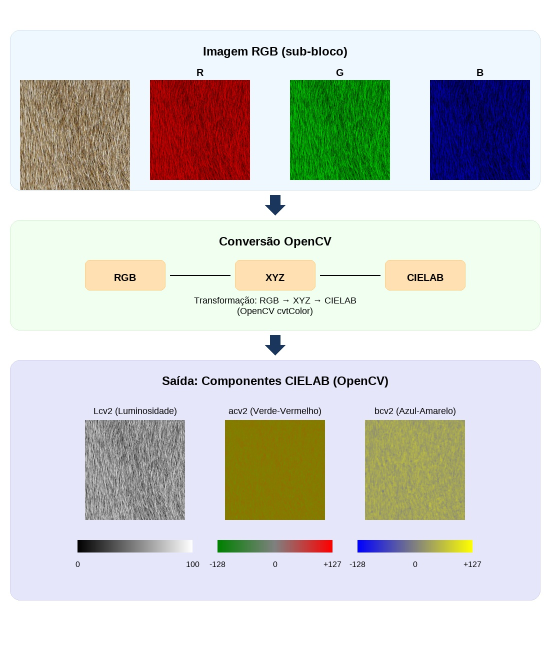
#> input picture imagens paper/diagrama_conversao_pele_escura.jpg, 1100 x 1300 px (shown at 1/2 size)
$ python -i aux4.py   (imports and definitions only)   (older library calls are emulated)
#> lines starting #> are read from the running program, lines starting #| are printed output that depends on the picture
import os
import numpy as np
import cv2
from PIL import Image, ImageDraw, ImageFont

# --- Configurações e Fontes ---
def get_font(size, bold=False):
    """Tenta carregar uma fonte padrão com acentos. Fallback para fonte padrão se não encontrada."""
    font_paths = [
        # Windows
        "arialbd.ttf" if bold else "arial.ttf",
        "segoeuib.ttf" if bold else "segoeui.ttf",
        # Mac/Linux (alternativas comuns)
        "Arial Bold.ttf" if bold else "Arial.ttf",
        "LiberationSans-Bold.ttf" if bold else "LiberationSans-Regular.ttf",
        "DejaVuSans-Bold.ttf" if bold else "DejaVuSans.ttf"
    ]
    for path in font_paths:
        try:
            return ImageFont.truetype(path, size)
        except IOError:
            continue
    print(f"AVISO: Nenhuma fonte padrão encontrada para tamanho {size}. Usando fonte básica.")
    return ImageFont.load_default()

def draw_text_centered(draw, pos, text, font, fill="black"):
    """Desenha um texto centralizado em uma determinada posição."""
    x, y = pos
    try:
        # Pillow moderno (>= 9.2.0)
        bbox = draw.textbbox((0, 0), text, font=font)
        w = bbox[2] - bbox[0]
        h = bbox[3] - bbox[1]
    except AttributeError:
        # Fallback Pillow antigo (< 9.2.0)
        w, h = draw.textsize(text, font=font)

    draw.text((x - w / 2, y - h / 2), text, font=font, fill=fill, align="center")

def create_color_channel_image(channel_data, color_map, size):
    """Cria uma versão colorida isolada de um canal de cor de entrada."""
    channel_resized = Image.fromarray(channel_data).resize((size, size)).convert('L')
    zero = Image.new('L', channel_resized.size)
    if color_map == 'R': # Vermelho isolado
        return Image.merge('RGB', (channel_resized, zero, zero))
    elif color_map == 'G': # Verde isolado
        return Image.merge('RGB', (zero, channel_resized, zero))
    elif color_map == 'B': # Azul isolado
        return Image.merge('RGB', (zero, zero, channel_resized))
    return Image.merge('RGB', (channel_resized, channel_resized, channel_resized))

def create_cielab_output_images(rgb_image, size):
    """Converte RGB para CIELAB usando OpenCV e isola L*, a*, b* com visualizações intuitivas."""
    # Converter Pillow para Numpy e RGB para OpenCV BGR
    img_bgr = cv2.cvtColor(np.array(rgb_image.convert('RGB')), cv2.COLOR_RGB2BGR)

    # Transformação: RGB -> XYZ -> CIELAB (OpenCV cvtColor)
    img_lab = cv2.cvtColor(img_bgr, cv2.COLOR_BGR2LAB)

    # Isolar canais L*, a*, b*
    l, a, b = cv2.split(img_lab)

    # Pegar as dimensões originais da imagem de entrada (ex: 220x220)
    h, w = l.shape

    # 1. L* (Luminosidade) - Exibido como escala de cinza
    l_display = Image.fromarray(l).resize((size, size)).convert('L')

    # 2. a* (Verde-Vermelho) - Visualização intuitiva
    # Cria a matriz com (h, w) em vez de (size, size)
    a_display_np = np.zeros((h, w, 3), dtype=np.uint8)
    a_display_np[:,:,1] = (255 - a_np_map(a)).astype(np.uint8) # G para verde
    a_display_np[:,:,0] = a_np_map(a).astype(np.uint8) # R para vermelho
    a_display_np[:,:,2] = 0 # B
    a_display_color = Image.fromarray(a_display_np, 'RGB')

    # 3. b* (Azul-Amarelo) - Visualização intuitiva
    b_display_np = np.zeros((h, w, 3), dtype=np.uint8)
    b_display_np[:,:,0] = b_np_map(b).astype(np.uint8) # R
    b_display_np[:,:,1] = b_np_map(b).astype(np.uint8) # G
    b_display_np[:,:,2] = (255 - b_np_map(b)).astype(np.uint8) # B
    b_display_color = Image.fromarray(b_display_np, 'RGB')

    # Redimensionar para o tamanho final exigido pelo painel (ch_size)
    a_display = a_display_color.resize((size, size))
    b_display = b_display_color.resize((size, size))

    return l_display, a_display, b_display

# Funções auxiliares de mapeamento para visualização intuitiva de a* e b*
def a_np_map(a_chan):
    # Valores < 128 (verde) mapeiam para 0-128; >128 (vermelho) mapeiam para 128-255
    return ((a_chan - 128) * 2 + 128).clip(0, 255)

def b_np_map(b_chan):
    # Valores < 128 (azul) mapeiam para 0-128; >128 (amarelo) mapeiam para 128-255
    return ((b_chan - 128) * 2 + 128).clip(0, 255)

def create_scale_bars(width, height, scale_type):
    """Cria as barras de escala para L*, a*, b* com gradientes corretos."""
    img = Image.new('RGB', (width, height))
    draw = ImageDraw.Draw(img)

    if scale_type == 'L': # Escala de cinza 0 a 100
        for x in range(width):
            t = x / (width - 1)
            v = int(t * 255)
            draw.line([(x, 0), (x, height)], fill=(v, v, v))
    elif scale_type == 'a': # Verde(-) a Vermelho(+) via Cinza
        for x in range(width):
            t = x / (width - 1)
            if t < 0.5:
                # Verde (0,128,0) para Cinza (128,128,128)
                t2 = t * 2
                r = b = int(128 * t2)
                g = 128
            else:
                # Cinza (128,128,128) para Vermelho (255,0,0)
                t2 = (t - 0.5) * 2
                r = int(128 + 127 * t2)
                g = b = int(128 - 128 * t2)
            draw.line([(x, 0), (x, height)], fill=(r, g, b))
    elif scale_type == 'b': # Azul(-) a Amarelo(+) via Cinza
        for x in range(width):
            t = x / (width - 1)
            if t < 0.5:
                # Azul (0,0,255) para Cinza (128,128,128)
                t2 = t * 2
                r = g = int(128 * t2)
                b = int(255 - 127 * t2)
            else:
                # Cinza (128,128,128) para Amarelo (255,255,0)
                t2 = (t - 0.5) * 2
                r = g = int(128 + 127 * t2)
                b = int(128 - 128 * t2)
            draw.line([(x, 0), (x, height)], fill=(r, g, b))

    return img

def draw_arrow(draw, x, y, direction='down'):
    """Desenha a setinha de transição."""
    if direction == 'down':
        draw.polygon([(x-10, y), (x+10, y), (x+10, y+20), (x+20, y+20), (x, y+40), (x-20, y+20), (x-10, y+20)], fill="#1B365D")

def generate_conversion_diagram(input_path, output_path="diagrama_conversao_pele_escura.jpg"):
#> called with input_path = 'diagrama_conversao_pele_escura.jpg', output_path = 'diagrama_conversao_pele_escura.jpg'
    if not os.path.exists(input_path):
        print(f"ERRO: Arquivo '{input_path}' não encontrado.")
        return

    original_img = Image.open(input_path).convert('RGB')
#> original_img is the input picture: PIL image 1100x1300 RGB; mean R, G, B 210.7, 211.8, 207.5

    # --- CORREÇÃO: Configurações de layout aumentadas ---
    canvas_w = 1100 # Aumentado de 900
    canvas_h = 1300 # Aumentado de 1000
    bg_color = (255, 255, 255)

    # Criar canvas final
    final_img = Image.new('RGB', (canvas_w, canvas_h), bg_color)
#> final_img: PIL image 1100x1300 RGB; every value is 255
    draw = ImageDraw.Draw(final_img)

    # Fontes
    font_title = get_font(24, bold=True)
    font_header = get_font(20, bold=True)
    font_sub_title = get_font(18)
    font_scale = get_font(16)

    # --- PARTE 1: IMAGEM RGB (sub-bloco) ---
    box_y = 60 # Mover para baixo
    box_h = 320 # Aumentado
    draw.rounded_rectangle([20, box_y, canvas_w-20, box_y+box_h], radius=20, fill="#F0F8FF", outline="#D0E0F0")

    # Título Principal
    draw_text_centered(draw, (canvas_w//2, box_y + 40), "Imagem RGB (sub-bloco)", font_title, fill="black")

    # Inserir imagens de entrada
    input_size = 220
    ch_size = 200
    gap = 40 # Gap horizontal entre a primeira imagem e as outras
    ch_gap = 80 # Gap horizontal maior entre os canais

    # Centralizar o bloco inteiro
    start_x_input = (canvas_w - (input_size + gap + ch_size*3 + ch_gap*2)) // 2

    input_cropped = original_img.resize((input_size, input_size))
    final_img.paste(input_cropped, (start_x_input, box_y + 100))

    img_np = np.array(original_img)
    r_chan = create_color_channel_image(img_np[:,:,0], 'R', ch_size)
#> in create_color_channel_image, `zero = Image.new('L', channel_resized.size)`: zero: PIL image 200x200 L; every value is 0
    g_chan = create_color_channel_image(img_np[:,:,1], 'G', ch_size)
    b_chan = create_color_channel_image(img_np[:,:,2], 'B', ch_size)
#> call 3 of create_color_channel_image, with color_map = 'B', size = 200
#> in create_color_channel_image (call 3), `return Image.merge('RGB', (zero, zero, channel_resized))`:
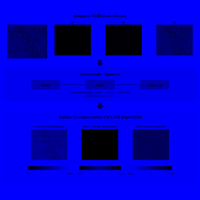
#> returned value: PIL image 200x200 RGB; mean R, G, B 0, 0, 207.5

    ch_start_x_R = start_x_input + input_size + gap

    final_img.paste(r_chan, (ch_start_x_R, box_y + 100))
    final_img.paste(g_chan, (ch_start_x_R + ch_size + ch_gap, box_y + 100))
    final_img.paste(b_chan, (ch_start_x_R + (ch_size + ch_gap)*2, box_y + 100))
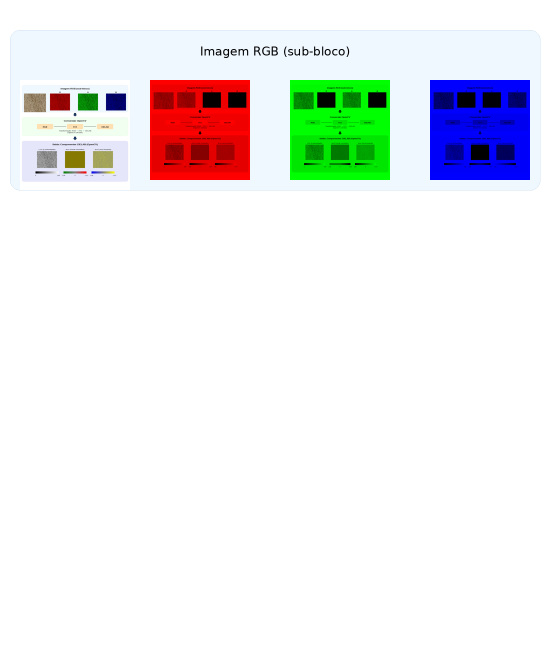
#> final_img: PIL image 1100x1300 RGB (shown at 1/2 size); mean R, G, B 235.9, 236.9, 237.5

    # Rótulos RGB
    draw_text_centered(draw, (ch_start_x_R + ch_size//2, box_y + 80), "R", font_header)
    draw_text_centered(draw, (ch_start_x_R + ch_size + ch_gap + ch_size//2, box_y + 80), "G", font_header)
    draw_text_centered(draw, (ch_start_x_R + (ch_size + ch_gap)*2 + ch_size//2, box_y + 80), "B", font_header)

    draw_arrow(draw, canvas_w//2, box_y + box_h + 10)

    # --- PARTE 2: CONVERSÃO OPENCV ---
    conv_box_y = box_y + box_h + 60
    conv_box_h = 220 # Aumentado de 160
    draw.rounded_rectangle([20, conv_box_y, canvas_w-20, conv_box_y+conv_box_h], radius=20, fill="#F0FFF0", outline="#D0F0D0")
    draw_text_centered(draw, (canvas_w//2, conv_box_y + 40), "Conversão OpenCV", font_title, fill="black")

    box_w_small = 160
    box_h_small = 60
    box_gap_conv = 140

    # Centralizar o bloco de caixas
    start_x_conv = (canvas_w - (box_w_small*3 + box_gap_conv*2)) // 2

    box_rgb = [start_x_conv, conv_box_y + 80, start_x_conv+box_w_small, conv_box_y+80+box_h_small]
    draw.rounded_rectangle(box_rgb, radius=10, fill="#FFE0B2", outline="#FFCC80")
    draw_text_centered(draw, ((box_rgb[0]+box_rgb[2])//2, (box_rgb[1]+box_rgb[3])//2), "RGB", font_header)

    # Seta
    draw.line([(box_rgb[2]+10, (box_rgb[1]+box_rgb[3])//2), (box_rgb[2]+box_gap_conv-10, (box_rgb[1]+box_rgb[3])//2)], fill="black", width=2)

    box_xyz = [start_x_conv + box_w_small + box_gap_conv, conv_box_y + 80, start_x_conv + box_w_small*2 + box_gap_conv, conv_box_y+80+box_h_small]
    draw.rounded_rectangle(box_xyz, radius=10, fill="#FFE0B2", outline="#FFCC80")
    draw_text_centered(draw, ((box_xyz[0]+box_xyz[2])//2, (box_xyz[1]+box_xyz[3])//2), "XYZ", font_header)

    # Seta
    draw.line([(box_xyz[2]+10, (box_xyz[1]+box_xyz[3])//2), (box_xyz[2]+box_gap_conv-10, (box_xyz[1]+box_xyz[3])//2)], fill="black", width=2)

    box_cielab = [canvas_w - start_x_conv - box_w_small, conv_box_y + 80, canvas_w - start_x_conv, conv_box_y+80+box_h_small]
    draw.rounded_rectangle(box_cielab, radius=10, fill="#FFE0B2", outline="#FFCC80")
    draw_text_centered(draw, ((box_cielab[0]+box_cielab[2])//2, (box_cielab[1]+box_cielab[3])//2), "CIELAB", font_header)

    # Texto descritivo centralizado e mais baixo
    draw_text_centered(draw, (canvas_w//2, conv_box_y + 170), "Transformação: RGB → XYZ → CIELAB\n(OpenCV cvtColor)", font_sub_title, fill="black")

    draw_arrow(draw, canvas_w//2, conv_box_y + conv_box_h + 10)

    # --- PARTE 3: SAÍDA CIELAB (OpenCV) ---
    out_box_y = conv_box_y + conv_box_h + 60
    out_box_h = 480 # Aumentado
    draw.rounded_rectangle([20, out_box_y, canvas_w-20, out_box_y+out_box_h], radius=20, fill="#E6E6FA", outline="#D0D0F0")
    draw_text_centered(draw, (canvas_w//2, out_box_y + 40), "Saída: Componentes CIELAB (OpenCV)", font_title, fill="black")

    # Gerar saídas CIELAB
    l_out, a_out, b_out = create_cielab_output_images(input_cropped, ch_size)
#> in create_cielab_output_images, `img_lab = cv2.cvtColor(img_bgr, cv2.COLOR_BGR2LAB)`: img_lab: shape (220, 220, 3); mean of channels 0, 1, 2 216.2, 128.4, 130.7
#> in create_cielab_output_images, `l_display = Image.fromarray(l).resize((size, size)).convert('L')`:
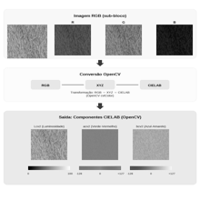
#> l_display: PIL image 200x200 L; min 0, max 255, mean 216.2
#> in create_cielab_output_images, `a_display_np[:,:,1] = (255 - a_np_map(a)).astype(np.uint8)`: a_display_np: shape (220, 220, 3); mean of channels 0, 1, 2 0, 126.4, 0
#> in create_cielab_output_images, `a_display_np[:,:,0] = a_np_map(a).astype(np.uint8)`: a_display_np: shape (220, 220, 3); mean of channels 0, 1, 2 128.6, 126.4, 0
#> in b_np_map, `return ((b_chan - 128) * 2 + 128).clip(0, 255)`:
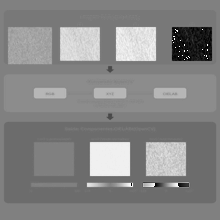
#> returned value: shape (220, 220); min 0, max 254, mean 133.6
#> in create_cielab_output_images, `b_display_np[:,:,0] = b_np_map(b).astype(np.uint8)`: b_display_np: shape (220, 220, 3); mean of channels 0, 1, 2 133.6, 0, 0
#> in create_cielab_output_images, `b_display_np[:,:,1] = b_np_map(b).astype(np.uint8)`: b_display_np: shape (220, 220, 3); mean of channels 0, 1, 2 133.6, 133.6, 0
#> in create_cielab_output_images, `b_display_np[:,:,2] = (255 - b_np_map(b)).astype(np.uint8)`: b_display_np: shape (220, 220, 3); mean of channels 0, 1, 2 133.6, 133.6, 121.4
#> in create_cielab_output_images, `a_display = a_display_color.resize((size, size))`:
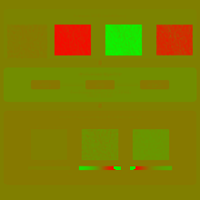
#> a_display: PIL image 200x200 RGB; mean R, G, B 128.6, 126.4, 0
#> in create_cielab_output_images, `b_display = b_display_color.resize((size, size))`:
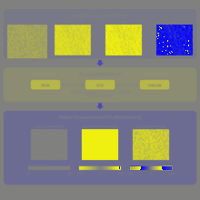
#> b_display: PIL image 200x200 RGB; mean R, G, B 133.6, 133.6, 121.4

    # Centralizar as três imagens inferiores com um gap maior
    start_x_ch_out = (canvas_w - (ch_size*3 + ch_gap*2)) // 2

    final_img.paste(l_out, (start_x_ch_out, out_box_y + 120))
    final_img.paste(a_out, (start_x_ch_out + ch_size + ch_gap, out_box_y + 120))
    final_img.paste(b_out, (start_x_ch_out + (ch_size + ch_gap)*2, out_box_y + 120))

    # Rótulos Saída
    draw_text_centered(draw, (start_x_ch_out + ch_size//2, out_box_y + 100), "Lcv2 (Luminosidade)", font_sub_title)
    draw_text_centered(draw, (start_x_ch_out + ch_size + ch_gap + ch_size//2, out_box_y + 100), "acv2 (Verde-Vermelho)", font_sub_title)
    draw_text_centered(draw, (start_x_ch_out + (ch_size + ch_gap)*2 + ch_size//2, out_box_y + 100), "bcv2 (Azul-Amarelo)", font_sub_title)

    # Barras de escala
    scale_w = 230
    scale_h = 25
    scale_y = out_box_y + 360 # Mover para baixo

    # Usando centralização dinâmica para cada escala e texto
    # Escala Lcv2
    l_start = start_x_ch_out + (ch_size - scale_w)//2
    final_img.paste(create_scale_bars(scale_w, scale_h, 'L'), (l_start, scale_y))
#> in create_scale_bars, `img = Image.new('RGB', (width, height))`: img: PIL image 230x25 RGB; every value is 0

    # Escala acv2
    a_start = start_x_ch_out + ch_size + ch_gap + (ch_size - scale_w)//2
    final_img.paste(create_scale_bars(scale_w, scale_h, 'a'), (a_start, scale_y))

    # Escala bcv2
    b_start = start_x_ch_out + (ch_size + ch_gap)*2 + (ch_size - scale_w)//2
    final_img.paste(create_scale_bars(scale_w, scale_h, 'b'), (b_start, scale_y))

    # --- CORREÇÃO DE SOBREPOSIÇÃO DE TEXTO ---
    # Usando centralização dinâmica para cada texto e maior espaçamento
    text_y_offset = scale_y + 45

    # Rótulos Lcv2
    draw_text_centered(draw, (l_start, text_y_offset), "0", font_scale)
    draw_text_centered(draw, (l_start + scale_w, text_y_offset), "100", font_scale)

    # Rótulos acv2
    draw_text_centered(draw, (a_start, text_y_offset), "-128", font_scale)
    draw_text_centered(draw, (a_start + scale_w//2, text_y_offset), "0", font_scale)
    draw_text_centered(draw, (a_start + scale_w, text_y_offset), "+127", font_scale)

    # Rótulos bcv2
    draw_text_centered(draw, (b_start, text_y_offset), "-128", font_scale)
    draw_text_centered(draw, (b_start + scale_w//2, text_y_offset), "0", font_scale)
    draw_text_centered(draw, (b_start + scale_w, text_y_offset), "+127", font_scale)

    # Salvar resultado
    final_img.save(output_path, quality=95)
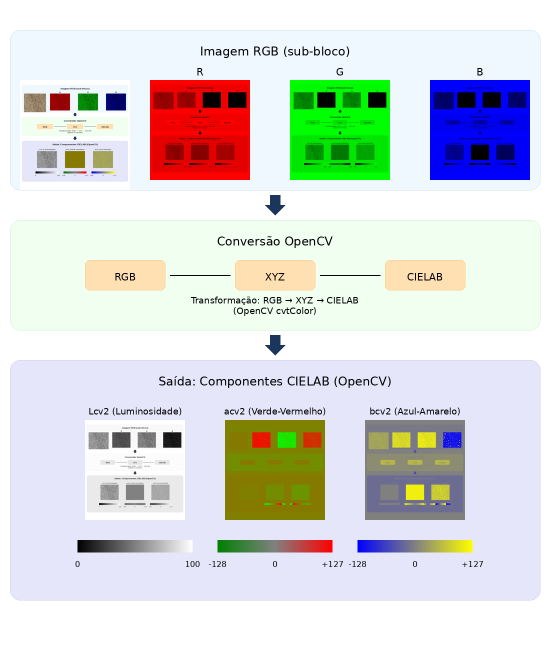
#> saved as diagrama_conversao_pele_escura.jpg: PIL image 1100x1300 RGB (shown at 1/2 size); mean R, G, B 215.7, 218, 216.8
    print(f"Diagrama gerado com sucesso em: '{output_path}'")

# --- Execução ---
# Substitua pelo caminho real da sua imagem.
# [1 line not run here, left out]

>>> result = generate_conversion_diagram('diagrama_conversao_pele_escura.jpg')

$ run again, on imagens paper/grid_comparison.jpg
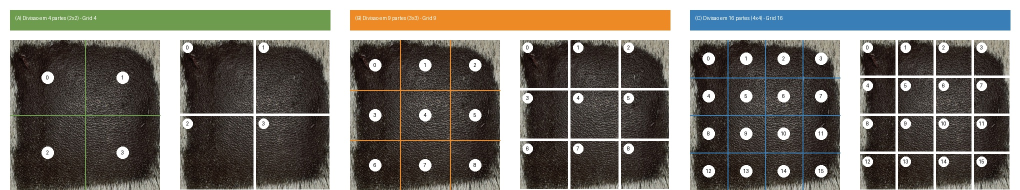
#> input picture imagens paper/grid_comparison.jpg, 2040 x 380 px (shown at 1/2 size)
#> in generate_conversion_diagram, original_img is the input picture: PIL image 2040x380 RGB; mean R, G, B 120, 116.4, 108.8
#> zero: PIL image 200x200 L; every value is 0
#> img_lab: shape (220, 220, 3); mean of channels 0, 1, 2 120.3, 129.1, 133
#> in create_cielab_output_images, `b_display = b_display_color.resize((size, size))`:
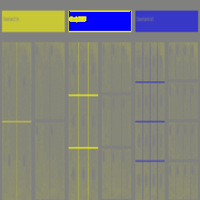
#> b_display: PIL image 200x200 RGB; mean R, G, B 131, 131, 124
#> img: PIL image 230x25 RGB; every value is 0
#> in generate_conversion_diagram, `final_img.save(output_path, quality=95)`:
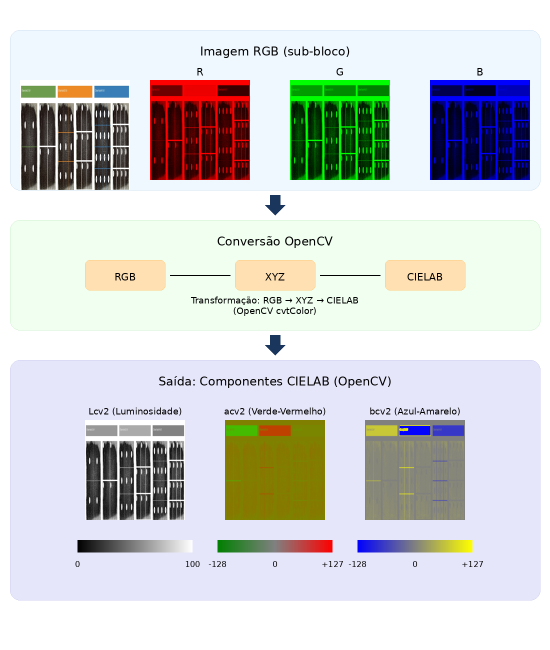
#> saved as diagrama_conversao_pele_escura.jpg: PIL image 1100x1300 RGB (shown at 1/2 size); mean R, G, B 207.3, 209.3, 208

$ run again, on imagens paper/pipeline_completo.jpg
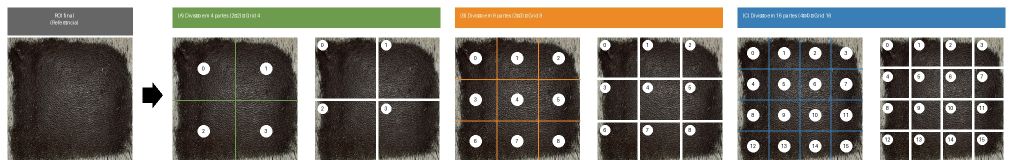
#> input picture imagens paper/pipeline_completo.jpg, 2025 x 320 px (shown at 1/2 size)
#> in generate_conversion_diagram, original_img is the input picture: PIL image 2025x320 RGB; mean R, G, B 123, 119.7, 112.3
#> zero: PIL image 200x200 L; every value is 0
#> img_lab: shape (220, 220, 3); mean of channels 0, 1, 2 123.6, 129.1, 132.8
#> in create_cielab_output_images, `b_display = b_display_color.resize((size, size))`:
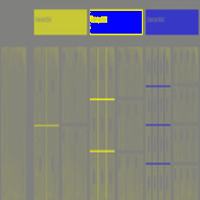
#> b_display: PIL image 200x200 RGB; mean R, G, B 130.8, 130.8, 124.2
#> img: PIL image 230x25 RGB; every value is 0
#> in generate_conversion_diagram, `final_img.save(output_path, quality=95)`:
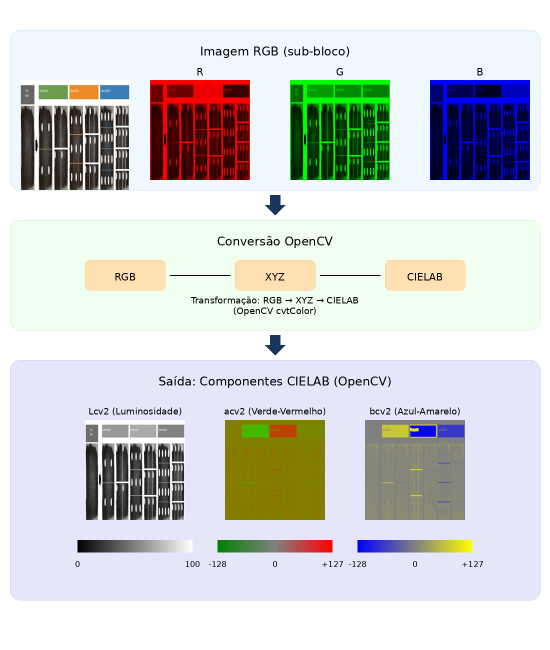
#> saved as diagrama_conversao_pele_escura.jpg: PIL image 1100x1300 RGB (shown at 1/2 size); mean R, G, B 207.6, 209.6, 208.3
